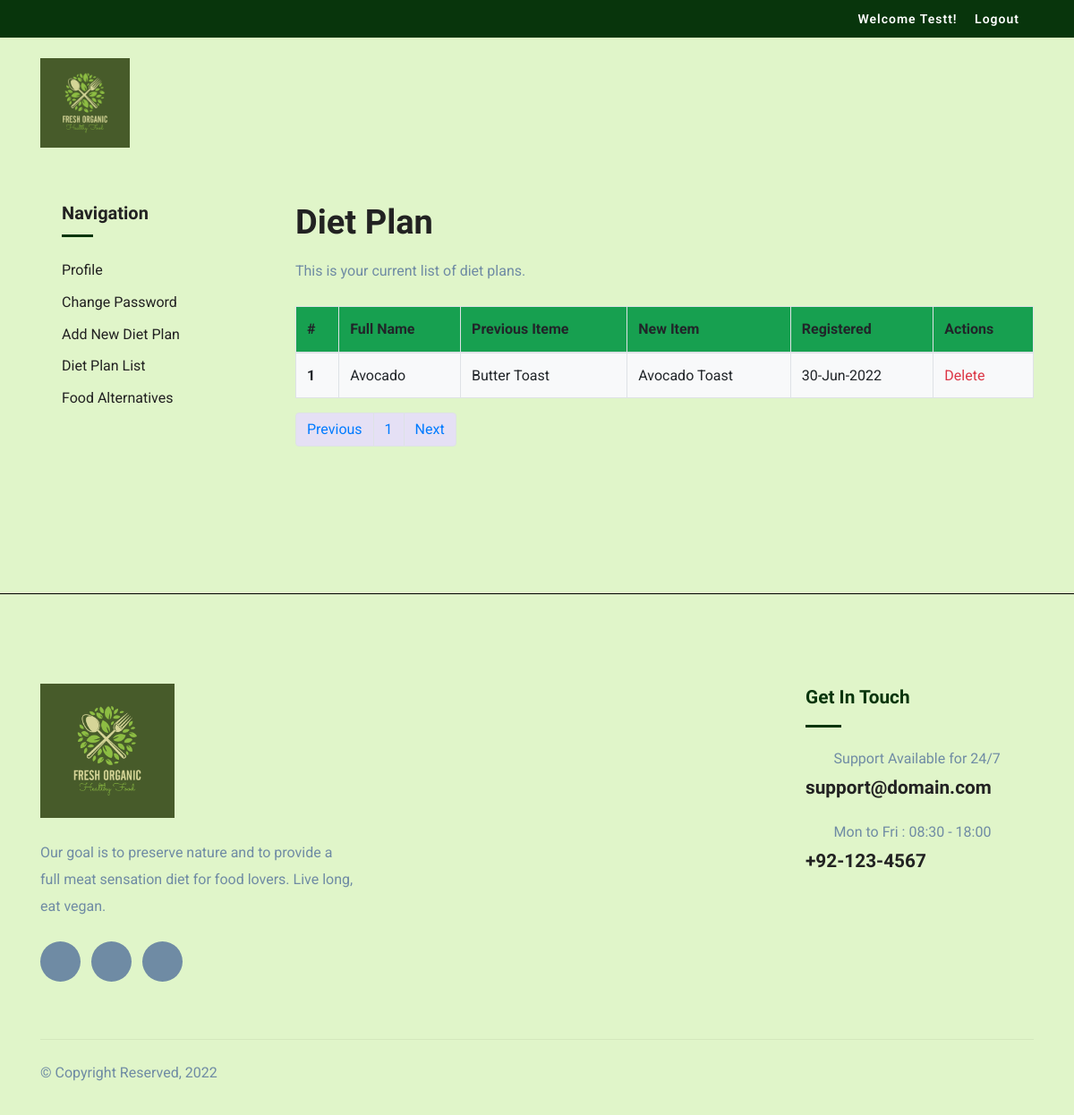
The page /admin/diet/list.php (signed in) on the database its author committed.
### tables this page shows
CREATE TABLE `diet` (
  `id` int(11) NOT NULL,
  `user_id` int(11) NOT NULL,
  `name` varchar(100) NOT NULL,
  `previous_item` text DEFAULT NULL,
  `new_item` text DEFAULT NULL,
  `created_at` date NOT NULL DEFAULT current_timestamp(),
  `updated_at` date DEFAULT NULL
);

### admin/diet/list.php (the view, shortened to what this page needs)
<?php
$page = isset($_GET['page']) && !empty($_GET['page']) && (int)$_GET['page'] > 0 ? $_GET['page'] : 1;
$key = 0;
$conn = mysqli_connect('localhost', 'root', '', 'code_expert');
try {
	$sql = $conn->prepare('SELECT * FROM diet WHERE `user_id` = ? LIMIT 10 OFFSET ?');
	$offset = ($page - 1) * 10;
	$sql->bind_param('ii', $_SESSION['id'], $offset);
	if (!$sql->execute()) throw new Exception($conn->error);
	$result = $sql->get_result();
	$totalRecordsSql = $conn->prepare('SELECT COUNT(*) AS count FROM diet WHERE `user_id` = ?');
	$totalRecordsSql->bind_param('i', $_SESSION['id']);
	if (!$totalRecordsSql->execute()) throw new Exception($conn->error);
	$count = $totalRecordsSql->get_result();
	$count = $count->fetch_assoc();
} catch (Exception $e) {
	$error = $e->getMessage();
} finally {
	$conn->close();
}
?>
<!DOCTYPE html>
<html>
<head>
	<link rel="stylesheet" href="plugins/bootstrap/css/bootstrap.min.css">
	<link rel="stylesheet" href="plugins/icofont/icofont.min.css">
	<link rel="stylesheet" href="plugins/slick-carousel/slick/slick.css">
	<link rel="stylesheet" href="plugins/slick-carousel/slick/slick-theme.css">
	<link rel="stylesheet" href="css/style.css">
</head>
<body id="top" Style="background-color: #E0F5C9">
	<header>
		<div class="header-top-bar" Style="background-color: #08350C ">
			<div class="container">
				<div class="row align-items-center">
					<div class="col-lg-6">
						<div class="text-lg-right top-right-bar mt-2 mt-lg-0">
							<?php if (isset($_SESSION['id']) && !empty($_SESSION['id'])) : ?>
								<a href="admin/profile.php" class="pr-3"><span>Welcome <?= ucwords($_SESSION['name']) ?>!</span></a>
								<a href="logout.php" class="pr-3"><span>Logout</span></a>
							<?php else : ?>
								<a href="login.php" class="pr-3"><span>Login</span></a>
								<a href="register.php" class="pr-3"><span>Register</span></a>
							<?php endif; ?>
						</div>
					</div>
				</div>
			</div>
		</div>
		<nav class="navbar navbar-expand-lg navigation" id="navbar">
			<div class="container">
				<a class="navbar-brand" href="index.php">
					<img src="images/veganlogo.jpg" width= 100px height= 50px alt="" class="img-fluid">
				</a>
			</div>
		</nav>
	</header>
	<section class="section blog-wrap pt-5">
		<div class="container">
			<div class="row">
				<div class="col-lg-3">
					<div class="sidebar-wrap pl-lg-4 mt-5 mt-lg-0">
					<div class="sidebar-widget category mb-3">
							<h5 class="mb-4">Navigation</h5>
							<ul class="list-unstyled">
								<li class="align-items-center">
									<a href="admin/profile.php">Profile</a>
								</li>
								<li class="align-items-center">
									<a href="admin/change-password.php">Change Password</a>
								</li>
								<li class="align-items-center">
									<a href="admin/diet/add.php">Add New Diet Plan</a>
								</li>
								<li class="align-items-center">
									<a href="admin/diet/list.php">Diet Plan List</a>
								</li>
								<li class="align-items-center">
									<a href="admin/diet/food.php">Food Alternatives</a>
								</li>
							</ul>
						</div>
					</div>
				</div>
				<div class="col-lg-9">
					<div class="row">
						<div class="col-lg-12 col-md-12 mb-5">
							<div class="blog-item">
								<div class="blog-item-content">
									<h2 class="mb-3">Diet Plan</h2>
									<p class="mb-4">This is your current list of diet plans.</p>
									<table class="table table-bordered" Style="background-color: #f8f9fa">
										<thead>
											<tr style="background-color: #17a050">
												<th scope="col">#</th>
												<th scope="col">Full Name</th>
												<th scope="col">Previous Iteme</th>
												<th scope="col">New Item</th>
												<th scope="col">Registered</th>
												<th scope="col">Actions</th>
											</tr>
										</thead>
										<tbody>
											<?php if ($result->num_rows > 0) : ?>
												<?php while ($diet = $result->fetch_assoc()) : ?>
													<tr>
														<th scope="row"><?= ++$key + (($page - 1) * 10) ?></th>
														<td><?= ucwords($diet['name']) ?></td>
														<td><?= $diet['previous_item'] ?></td>
														<td><?= $diet['new_item'] ?></td>
														<td><?= date('d-M-Y', strtotime($diet['created_at'])) ?></td>
														<td>
															<a href="admin/diet/list.php?id=<?= $diet['id'] ?>&action=delete" class="text-danger" onclick="return confirm('Are you sure you want to delete this item?');">Delete</a>
														</td>
													</tr>
												<?php endwhile; ?>
											<?php else : ?>
												<tr>
													<th colspan="7">No Record Found</th>
												</tr>
											<?php endif; ?>
										</tbody>
									</table>
									<nav aria-label="Page navigation example">
										<ul class="pagination">
											<li class="page-item">
												<a class="page-link" Style="background-color: #E5E0F5" href="admin/diet/list.php?page=<?= isset($_GET['page']) && (int)$_GET['page'] > 1 ? (int)$_GET['page'] - 1 : 1 ?>">Previous</a>
											</li>
											<?php for ($i = 1; $i <= ceil($count['count'] / 10); $i++) : ?>
												<li class="page-item">
													<a class="page-link" Style="background-color: #E5E0F5" href="admin/diet/list.php?page=<?= $i ?>"><?= $i ?></a>
												</li>
											<?php endfor; ?>
											<li class="page-item">
												<a class="page-link" Style="background-color: #E5E0F5" href="admin/diet/list.php?page=<?= isset($_GET['page']) && (int)$_GET['page'] < ceil($count['count'] / 10) ? (int)$_GET['page'] + 1 : ceil($count['count'] / 10) ?>">Next</a>
											</li>
										</ul>
									</nav>
								</div>
							</div>
						</div>
					</div>
				</div>
			</div>
		</div>
	</section>
	<footer class="footer section bg" style="border-top: 1px solid black;">
		<div class="container">
			<div class="row">
				<div class="col-lg-4 mr-auto col-sm-6">
					<div class="widget mb-5 mb-lg-0">
						<div class="logo mb-4">
							<img src="images/veganlogo.jpg" width= 150px height= 100px alt="" class="img-fluid">
						</div>
						<p>Our goal is to preserve nature and to provide a full meat sensation diet for food lovers. Live long, eat vegan.</p>
						<ul class="list-inline footer-socials mt-4">
							<li class="list-inline-item">
								<a href="javascript:void(0);">
									<i class="icofont-facebook"></i>
								</a>
							</li>
							<li class="list-inline-item">
								<a href="javascript:void(0);">
									<i class="icofont-twitter"></i>
								</a>
							</li>
							<li class="list-inline-item">
								<a href="javascript:void(0);">
									<i class="icofont-linkedin"></i>
								</a>
							</li>
						</ul>
					</div>
				</div>
				<div class="col-lg-3 col-md-6 col-sm-6">
					<div class="widget widget-contact mb-5 mb-lg-0">
						<h4 class="text-capitalize mb-3" Style="color: #08350C">Get in Touch</h4>
						<div class="divider mb-4" Style="background-color: #08350C"></div>
						<div class="footer-contact-block mb-4">
							<div class="icon d-flex align-items-center">
								<i class="icofont-email mr-3"></i>
								<span class="h6 mb-0">Support Available for 24/7</span>
							</div>
							<h4 class="mt-2"><a href="tel:+23-345-67890">support@domain.com</a></h4>
						</div>
						<div class="footer-contact-block">
							<div class="icon d-flex align-items-center">
								<i class="icofont-support mr-3"></i>
								<span class="h6 mb-0">Mon to Fri : 08:30 - 18:00</span>
							</div>
							<h4 class="mt-2"><a href="tel:+23-345-67890">+92-123-4567</a></h4>
						</div>
					</div>
				</div>
			</div>
			<div class="footer-btm py-4 mt-5">
				<div class="row align-items-center justify-content-between">
					<div class="col-lg-6">
						<div class="copyright">
							&copy; Copyright Reserved, <?= date('Y') ?>
						</div>
					</div>
				</div>
			</div>
		</div>
	</footer>
</body>
</html>

### css/style.css (style rules this page uses)
html { overflow-x: hidden; }
body { line-height: 1.6; font-family: "Roboto", sans-serif; -webkit-font-smoothing: antialiased; font-size: 16px; color: #6F8BA4; font-weight: 400; }
h1, .h1, h2, .h2, h3, .h3, h4, .h4, h5, .h5, h6, .h6 { font-family: "Exo", sans-serif; font-weight: 700; color: #222; }
h2, .h2 { font-size: 44px; }
h4, .h4 { font-size: 1.3rem; line-height: 30px; }
h5, .h5 { font-size: 1.25rem; }
h6, .h6 { font-size: 1rem; }
p { line-height: 30px; }
.section { padding: 100px 0; }
a { color: #222; text-decoration: none; transition: all .35s ease; }
.navbar-brand { margin-top: 10px; }
.header-top-bar { background: #223a66; font-size: 14px; padding: 10px 0px; box-shadow: 0 1px 2px rgba(0, 0, 0, 0.05); color: #fff; }
.top-right-bar a span { color: #fff; font-weight: 600; letter-spacing: 1px; }
.divider { width: 40px; height: 5px; background: #08350C; }
.blog-item-content h2 { font-weight: 600; font-size: 38px; }
.sidebar-widget { margin-bottom: 30px; padding-bottom: 35px; }
.sidebar-widget h5 { margin-bottom: 30px; position: relative; padding-bottom: 15px; }
.sidebar-widget h5:before { position: absolute; content: ""; left: 0px; bottom: 0px; width: 35px; height: 3px; background: #08350C; }
.sidebar-widget.category ul li { margin-bottom: 10px; }
.sidebar-widget.category ul li a { color: #222; transition: all 0.3s ease; }
.footer { padding-bottom: 10px; }
.logo { font-weight: 600; letter-spacing: 1px; }
.widget .divider { height: 3px; }
.widget h4 { color: #223a66; }
.footer-contact-block span { font-weight: 400; color: #6F8BA4; }
.footer-contact-block i { font-size: 20px; }
.footer-btm { border-top: 1px solid rgba(0, 0, 0, 0.06); }
.footer-socials li a { width: 45px; height: 45px; background: #6F8BA4; color: #fff; display: inline-block; text-align: center; border-radius: 100%; padding-top: 12px; }

### rows shown on the page
diet: page "1", name "Avocado", previous_item "Butter Toast", new_item "Avocado Toast", created_at "30-Jun-2022"

### other values the page prints
$_SESSION['name'] "Testt"
